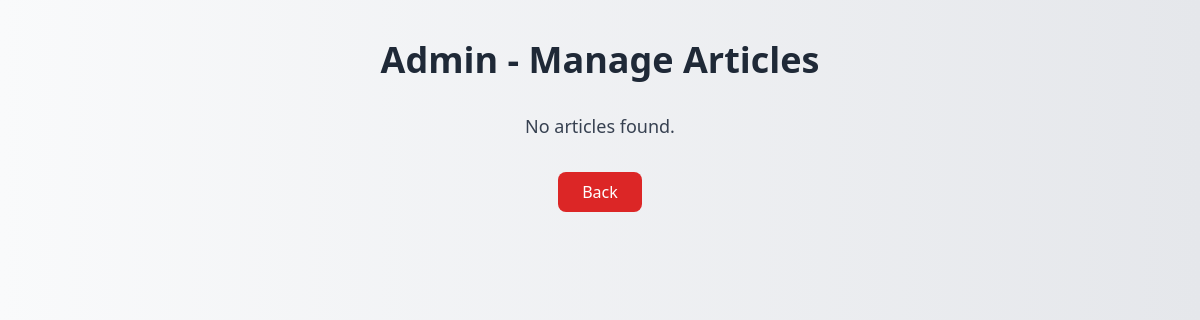
/app/front-end/adminArticles.php (signed in), run on an earlier commit of the app's database.
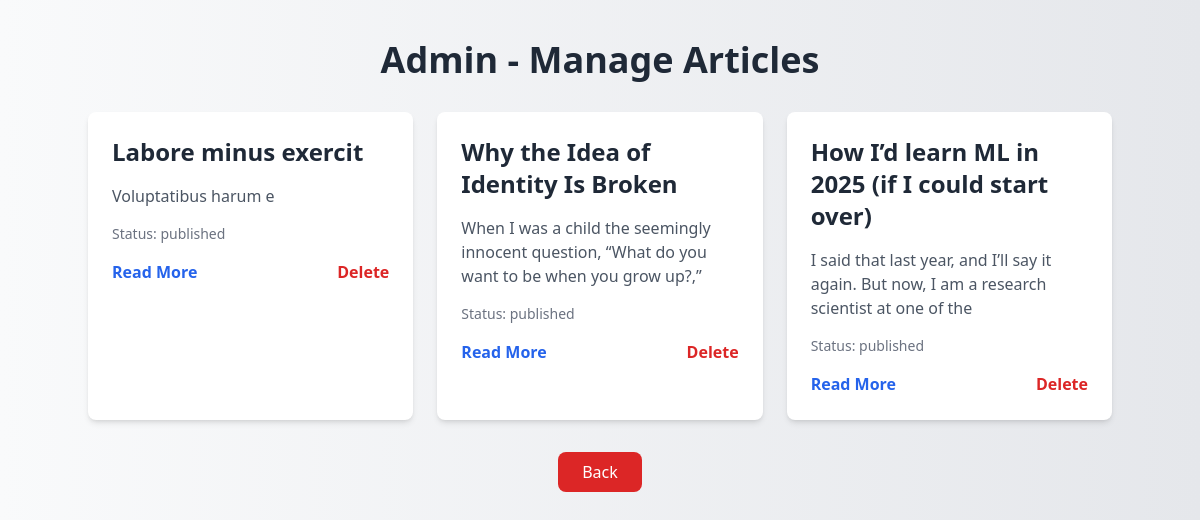
And on a later commit of the database.
### tables this page shows
CREATE TABLE `articles` (
  `id` bigint(20) UNSIGNED NOT NULL,
  `title` varchar(255) NOT NULL,
  `slug` varchar(255) NOT NULL,
  `content` text NOT NULL,
  `excerpt` text DEFAULT NULL,
  `meta_description` varchar(160) DEFAULT NULL,
  `category_id` bigint(20) NOT NULL,
  `featured_image` varchar(255) DEFAULT NULL,
  `status` enum('draft','published','scheduled','pending') NOT NULL DEFAULT 'pending',
  `scheduled_date` datetime DEFAULT NULL,
  `author_id` bigint(20) NOT NULL,
  `created_at` timestamp NOT NULL DEFAULT current_timestamp(),
  `updated_at` timestamp NOT NULL DEFAULT current_timestamp() ON UPDATE current_timestamp(),
  `views` int(11) DEFAULT 0
);

### app/config/database.php (called while the page is built, shortened)
<?php
class Database
{
    private $servername = "localhost";
    private $username = "root";
    private $password = "";
    private $dbname = "blogger";
    private $conn;
    public function __construct()
    {
        try {
            $this->conn = new PDO("mysql:host={$this->servername};dbname={$this->dbname}", $this->username, $this->password);
            $this->conn->setAttribute(PDO::ATTR_ERRMODE, PDO::ERRMODE_EXCEPTION);
        } catch (PDOException $e) {
            die("Connection failed: " . $e->getMessage());
        }
    }
    public function getConnection() {
        return $this->conn;
    }
}

### app/class/article/article.php (called while the page is built, shortened)
<?php
class Article
{
    private $conn;
    public function __construct()
    {
        $this->conn = (new Database())->getConnection();
    }
public function getAllArticlesForAdmin()
{
    $sql = "SELECT articles.*, categories.name AS category_name, users.username AS author_name
            FROM articles
            LEFT JOIN categories ON articles.category_id = categories.id
            LEFT JOIN users ON articles.author_id = users.id
            ORDER BY articles.created_at DESC";
    $stmt = $this->conn->prepare($sql);
    $stmt->execute();
    return $stmt->fetchAll(\PDO::FETCH_ASSOC);
}
}
?>

### app/front-end/adminArticles.php (the view, shortened to what this page needs)
<?php
require_once __DIR__ . '/../class/article/article.php';
$article = new Article();
$articles = $article->getAllArticlesForAdmin();
?>
<!DOCTYPE html>
<html lang="en">
<head>
    <script src="https://cdn.tailwindcss.com"></script>
</head>
<body class="bg-gradient-to-r from-gray-50 to-gray-200 min-h-screen">
    <div class="container mx-auto py-10">
        <h1 class="text-4xl font-extrabold text-center text-gray-800 mb-8 fade-in-up">Admin - Manage Articles</h1>
        <?php if (count($articles) > 0): ?>
            <div class="grid grid-cols-1 md:grid-cols-2 lg:grid-cols-3 gap-6">
                <?php foreach ($articles as $articleItem): ?>
                    <div class="bg-white rounded-lg shadow-md hover:shadow-xl transition-shadow duration-300 p-6 fade-in-up transform hover:-translate-y-2">
                        <h2 class="text-2xl font-bold text-gray-800 mb-4"><?= htmlspecialchars($articleItem['title']) ?></h2>
                        <p class="text-gray-600 mb-4">
                            <?= htmlspecialchars(substr($articleItem['content'], 0, 100)) ?>
                        </p>
                        <p class="text-gray-500 text-sm mb-4">Status: <?= htmlspecialchars($articleItem['status']) ?></p>
                        <div class="flex justify-between items-center">
                        <a href="../userView/articleDetail.php?id=<?= $articleItem['id'] ?>"
   class="text-blue-600 font-semibold hover:text-blue-800 transition-colors duration-300">Read More</a>
                            <div class="space-x-4">
                                <a href="deleteArticle.php?id=<?= $articleItem['id'] ?>"
                                   class="text-red-600 font-semibold hover:text-red-800 transition-colors duration-300"
                                   onclick="return confirm('Are you sure you want to delete this article?')">Delete</a>
                            </div>
                        </div>
                    </div>
                <?php endforeach; ?>
            </div>
        <?php else: ?>
            <p class="text-center text-gray-700 text-lg fade-in-up">No articles found.</p>
        <?php endif; ?>
        <div class="mt-8 text-center fade-in-up">
            <a href="../front-end/dashboard.php"
               class="inline-block bg-red-600 text-white px-6 py-2 rounded-lg hover:bg-red-700 transform hover:scale-105 transition-transform duration-300">
                Back
            </a>
        </div>
    </div>
</body>
</html>

### app/front-end/adminArticles.php (style rules this page uses)
.fade-in-up { animation: fadeInUp 0.5s ease-in-out; }

What changed in the data, as far as the page shows it:
added articles: title "Labore minus exercit", content "Voluptatibus harum e", status "published"
added articles: title "Why the Idea of Identity Is Broken", content "When I was a child the seemingly innocent question, “What do you want to be when you grow up?,”", status "published"
added articles: title "How I’d learn ML in 2025 (if I could start over)", content "I said that last year, and I’ll say it again. But now, I am a research scientist at one of the", status "published"
Also different on the page:
text no longer shown: "No articles found."
